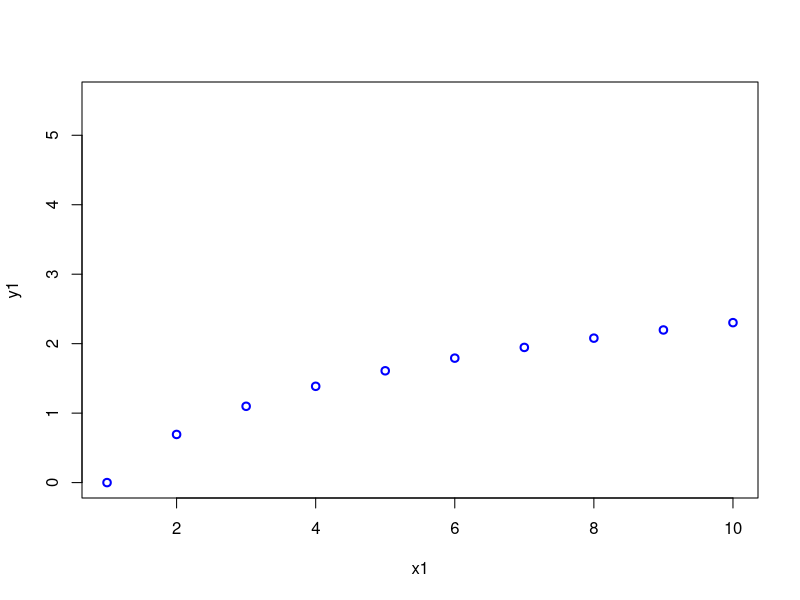
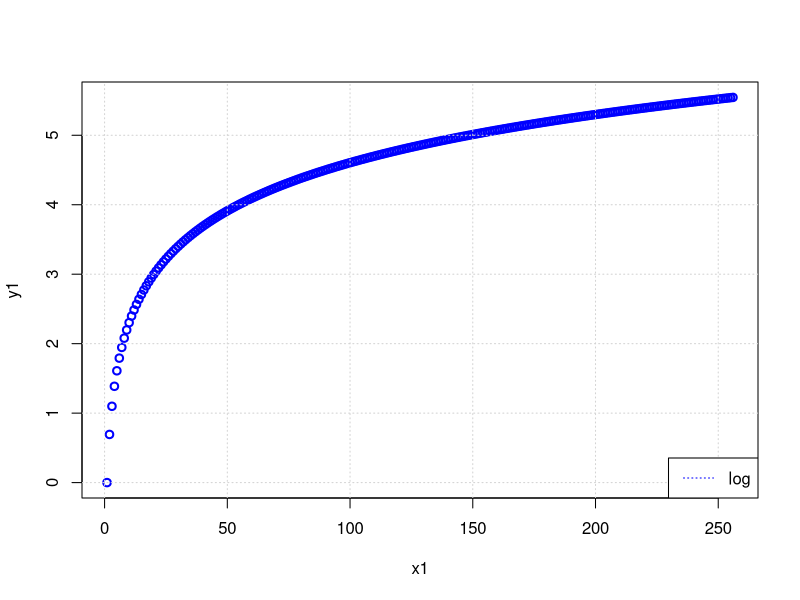

Source code (R) for these figures, in order:
# plotting graph 3 2.1
# Нарисовать график функции y1=log(x1) на промежутке [1,256] по 50 точкам.

x1= seq(1, 256, by=1)
print(x1)
y1=log(x1)
print(y1)

plot(x1, y1,
     type="p", 
     col="blue", 
     xlim=c(1, 10),
     lwd=2,
)
plot(x1, y1,
     type="p", 
     col="blue", 
     lwd=2,
)

grid()   # сетка
legend(x = "bottomright",
       lty = c("dotted"),
       col = c("blue"),
       legend = c("log"))
